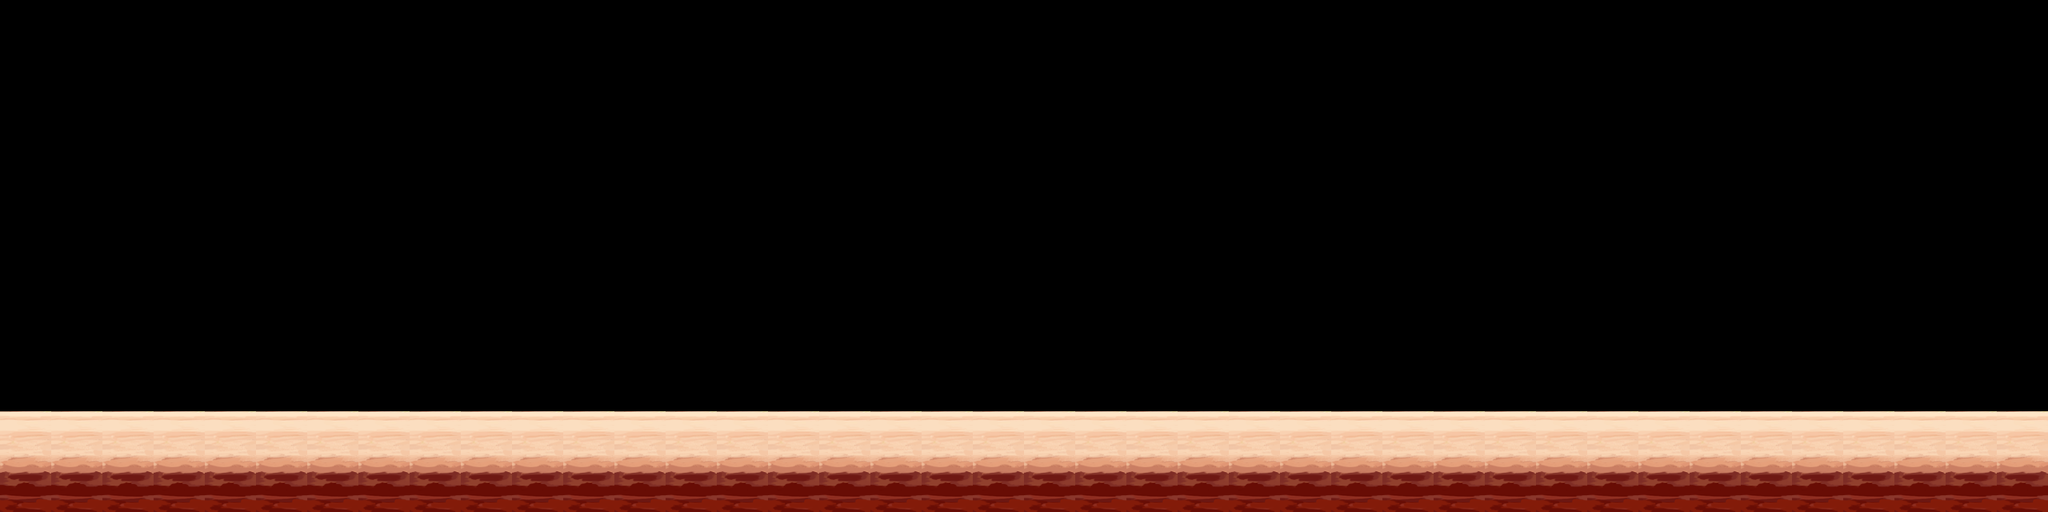

A 2D game scene composited from a Tiled map and its tileset images. What follows is a short description and the map's XML, with each tile layer's data collapsed to a summary:
An orthogonal 40x10 tile map with 64x64 px tiles, 2 tile layers (bg, platform), 2 tilesets and 203 objects.

<map version="1.4" tiledversion="1.4.2" orientation="orthogonal" renderorder="right-down" width="40" height="10" tilewidth="64" tileheight="64" infinite="0" nextlayerid="4" nextobjectid="204">
 <tileset firstgid="1" name="item" tilewidth="154" tileheight="148" tilecount="5" columns="0">
  <grid orientation="orthogonal" width="152" height="146" />
  <tile id="0">
   <image width="66" height="66" source="../../item/item_004.png" />
  </tile>
  <tile id="1">
   <image width="66" height="66" source="../../item/goldcoin/gold_coin0.png" />
  </tile>
  <tile id="2">
   <image width="114" height="114" source="../../item/animation_item_heart/animation_item_heart001.png" />
  </tile>
  <tile id="3">
   <image width="66" height="66" source="../../item/item_003.png" />
  </tile>
  <tile id="4">
   <image width="154" height="148" source="../../item/item_002.png" />
  </tile>
 </tileset>
 <tileset firstgid="6" source="../bg_desert_bg.tsx" />
 <layer id="1" name="bg" width="40" height="10">
  <data>[400 cells, 40 non-empty, 1 distinct tile ids]</data>
 </layer>
 <layer id="2" name="platform" width="40" height="10">
  <data>[400 cells, 40 non-empty, 1 distinct tile ids]</data>
 </layer>
 <objectgroup id="3" name="object_item">
  <object id="1" gid="3" x="2138" y="400" width="114" height="114" />
  <object id="2" gid="1" x="398" y="325" width="66" height="66" />
  <object id="3" gid="1" x="590" y="325" width="66" height="66" />
  <object id="4" gid="1" x="654" y="325" width="66" height="66" />
  <object id="5" gid="1" x="462" y="325" width="66" height="66" />
  <object id="6" gid="1" x="718" y="325" width="66" height="66" />
  <object id="7" gid="1" x="526" y="325" width="66" height="66" />
  <object id="8" gid="1" x="1102" y="325" width="66" height="66" />
  <object id="9" gid="1" x="782" y="325" width="66" height="66" />
  <object id="10" gid="1" x="846" y="325" width="66" height="66" />
  <object id="11" gid="1" x="910" y="325" width="66" height="66" />
  <object id="12" gid="1" x="1038" y="325" width="66" height="66" />
  <object id="13" gid="1" x="974" y="325" width="66" height="66" />
  <object id="14" gid="1" x="1486" y="325" width="66" height="66" />
  <object id="15" gid="1" x="1166" y="325" width="66" height="66" />
  <object id="16" gid="1" x="1678" y="325" width="66" height="66" />
  <object id="17" gid="1" x="1550" y="325" width="66" height="66" />
  <object id="18" gid="1" x="1230" y="325" width="66" height="66" />
  <object id="19" gid="1" x="1294" y="325" width="66" height="66" />
  <object id="20" gid="1" x="1422" y="325" width="66" height="66" />
  <object id="21" gid="1" x="1358" y="325" width="66" height="66" />
  <object id="22" gid="1" x="1742" y="325" width="66" height="66" />
  <object id="23" gid="1" x="1614" y="325" width="66" height="66" />
  <object id="24" gid="1" x="1806" y="325" width="66" height="66" />
  <object id="25" gid="1" x="1870" y="325" width="66" height="66" />
  <object id="26" gid="4" x="397" y="277" width="66" height="66" />
  <object id="27" gid="4" x="438" y="262" width="66" height="66" />
  <object id="28" gid="4" x="522" y="232" width="66" height="66" />
  <object id="29" gid="4" x="565" y="247" width="66" height="66" />
  <object id="30" gid="4" x="650" y="277" width="66" height="66" />
  <object id="31" gid="4" x="480" y="247" width="66" height="66" />
  <object id="32" gid="4" x="608" y="263" width="66" height="66" />
  <object id="33" gid="4" x="607" y="212" width="66" height="66" />
  <object id="34" gid="4" x="437" y="211" width="66" height="66" />
  <object id="35" gid="4" x="649" y="226" width="66" height="66" />
  <object id="36" gid="4" x="564" y="196" width="66" height="66" />
  <object id="37" gid="4" x="521" y="181" width="66" height="66" />
  <object id="38" gid="4" x="479" y="196" width="66" height="66" />
  <object id="39" gid="4" x="396" y="226" width="66" height="66" />
  <object id="40" gid="4" x="868" y="196" width="66" height="66" />
  <object id="41" gid="4" x="912" y="263" width="66" height="66" />
  <object id="42" gid="4" x="783" y="196" width="66" height="66" />
  <object id="43" gid="4" x="742" y="262" width="66" height="66" />
  <object id="44" gid="4" x="954" y="277" width="66" height="66" />
  <object id="45" gid="4" x="869" y="247" width="66" height="66" />
  <object id="46" gid="4" x="953" y="226" width="66" height="66" />
  <object id="47" gid="4" x="826" y="232" width="66" height="66" />
  <object id="48" gid="4" x="911" y="212" width="66" height="66" />
  <object id="49" gid="4" x="741" y="211" width="66" height="66" />
  <object id="50" gid="4" x="825" y="181" width="66" height="66" />
  <object id="51" gid="4" x="784" y="247" width="66" height="66" />
  <object id="52" gid="4" x="701" y="277" width="66" height="66" />
  <object id="53" gid="4" x="700" y="226" width="66" height="66" />
  <object id="54" gid="4" x="1130" y="232" width="66" height="66" />
  <object id="55" gid="4" x="1519" y="212" width="66" height="66" />
  <object id="56" gid="4" x="1216" y="263" width="66" height="66" />
  <object id="57" gid="4" x="1046" y="262" width="66" height="66" />
  <object id="58" gid="4" x="1433" y="181" width="66" height="66" />
  <object id="59" gid="4" x="1308" y="226" width="66" height="66" />
  <object id="60" gid="4" x="1215" y="212" width="66" height="66" />
  <object id="61" gid="4" x="1476" y="196" width="66" height="66" />
  <object id="62" gid="4" x="1520" y="263" width="66" height="66" />
  <object id="63" gid="4" x="1258" y="277" width="66" height="66" />
  <object id="64" gid="4" x="1005" y="277" width="66" height="66" />
  <object id="65" gid="4" x="1349" y="211" width="66" height="66" />
  <object id="66" gid="4" x="1391" y="196" width="66" height="66" />
  <object id="67" gid="4" x="1172" y="196" width="66" height="66" />
  <object id="68" gid="4" x="1309" y="277" width="66" height="66" />
  <object id="69" gid="4" x="1392" y="247" width="66" height="66" />
  <object id="70" gid="4" x="1087" y="196" width="66" height="66" />
  <object id="71" gid="4" x="1173" y="247" width="66" height="66" />
  <object id="72" gid="4" x="1088" y="247" width="66" height="66" />
  <object id="73" gid="4" x="1350" y="262" width="66" height="66" />
  <object id="74" gid="4" x="1562" y="277" width="66" height="66" />
  <object id="75" gid="4" x="1004" y="226" width="66" height="66" />
  <object id="76" gid="4" x="1561" y="226" width="66" height="66" />
  <object id="77" gid="4" x="1045" y="211" width="66" height="66" />
  <object id="78" gid="4" x="1257" y="226" width="66" height="66" />
  <object id="79" gid="4" x="1477" y="247" width="66" height="66" />
  <object id="80" gid="4" x="1434" y="232" width="66" height="66" />
  <object id="81" gid="4" x="1129" y="181" width="66" height="66" />
  <object id="82" gid="4" x="1736" y="232" width="66" height="66" />
  <object id="83" gid="4" x="1863" y="226" width="66" height="66" />
  <object id="84" gid="4" x="1693" y="196" width="66" height="66" />
  <object id="85" gid="4" x="1779" y="247" width="66" height="66" />
  <object id="86" gid="4" x="1651" y="211" width="66" height="66" />
  <object id="87" gid="4" x="1652" y="262" width="66" height="66" />
  <object id="88" gid="4" x="1778" y="196" width="66" height="66" />
  <object id="89" gid="4" x="1611" y="277" width="66" height="66" />
  <object id="90" gid="4" x="1822" y="263" width="66" height="66" />
  <object id="91" gid="4" x="1821" y="212" width="66" height="66" />
  <object id="92" gid="4" x="1735" y="181" width="66" height="66" />
  <object id="93" gid="4" x="1610" y="226" width="66" height="66" />
  <object id="94" gid="4" x="1864" y="277" width="66" height="66" />
  <object id="95" gid="4" x="1694" y="247" width="66" height="66" />
  <object id="96" gid="4" x="1351" y="436" width="66" height="66" />
  <object id="97" gid="4" x="700" y="421" width="66" height="66" />
  </objectgroup>
</map>
<!-- 106 of 203 objects omitted -->
